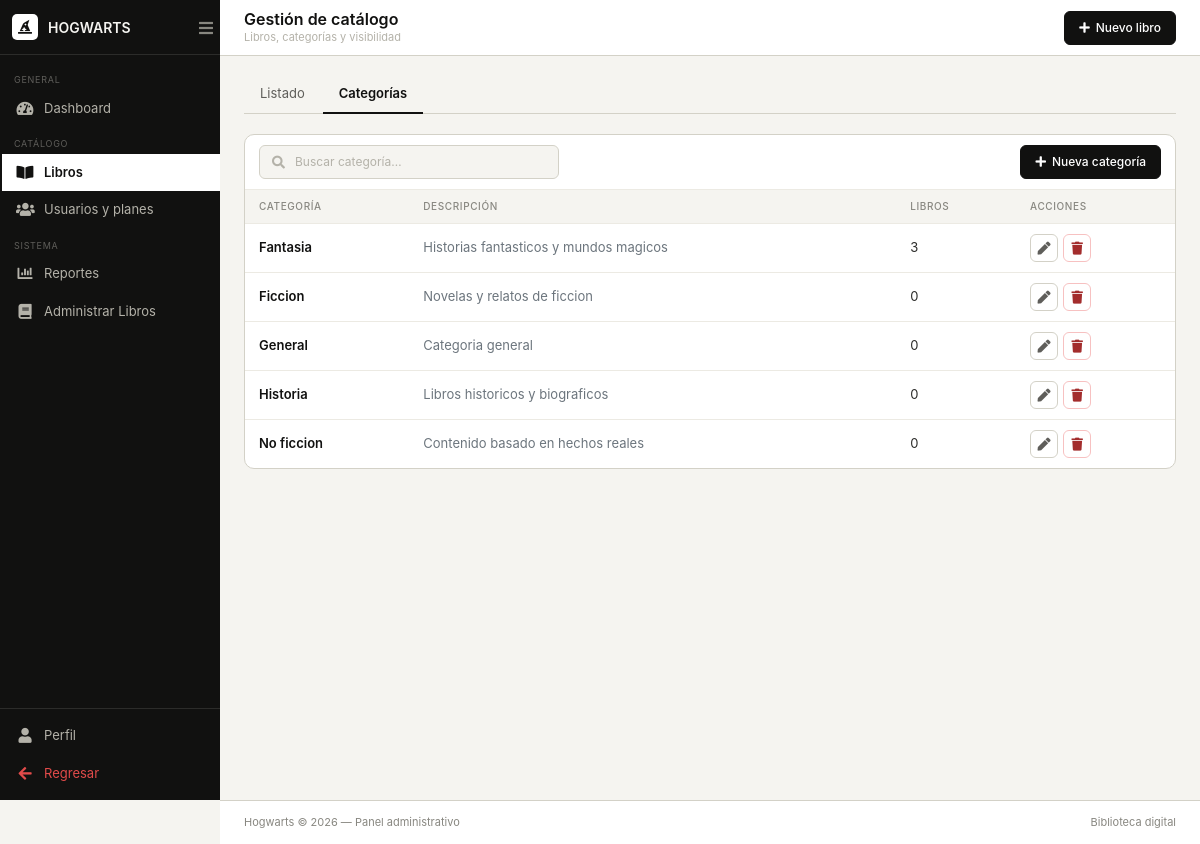
Screenshot of /src/views/admin/catalogo.php?tab=categorias (signed in) with the database file from the repository.
### tables this page shows
CREATE TABLE IF NOT EXISTS categorias (
    id_categoria INT AUTO_INCREMENT PRIMARY KEY,
    nombre VARCHAR(150) NOT NULL UNIQUE,
    descripcion TEXT NULL
);

### src/models/Database.php (called while the page is built, shortened)
<?php
class Database
{
    private static ?PDO $connection = null;
    public static function getConnection(): PDO
    {
        if (self::$connection instanceof PDO) {
            return self::$connection;
        }
        $host = getenv('DB_HOST') ?: '127.0.0.1';
        $port = getenv('DB_PORT') ?: '3306';
        $dbname = getenv('DB_NAME') ?: 'biblioteca_digital';
        $user = getenv('DB_USER') ?: 'root';
        $pass = getenv('DB_PASS') ?: '';
        $hostsToTry = array_unique([$host, '127.0.0.1', 'localhost']);
        foreach ($hostsToTry as $candidateHost) {
            $dsn = "mysql:host={$candidateHost};port={$port};dbname={$dbname};charset=utf8mb4";
            try {
                self::$connection = new PDO($dsn, $user, $pass, [
                    PDO::ATTR_ERRMODE => PDO::ERRMODE_EXCEPTION,
                    PDO::ATTR_DEFAULT_FETCH_MODE => PDO::FETCH_ASSOC,
                ]);
                return self::$connection;
            } catch (PDOException $exception) {
                $lastException = $exception;
            }
        }
        $message = 'No se pudo conectar a MySQL. Verifica DB_HOST, DB_PORT, DB_NAME, DB_USER y DB_PASS.';
        throw new RuntimeException($message);
    }
}

### src/controllers/Catalogocontroller.php (called while the page is built, shortened)
<?php
require_once __DIR__ . '/../models/Catalogomodel.php';
class CatalogoController
{
    private CatalogoModel $model;
    public function __construct()
    {
        $this->model = new CatalogoModel();
    }
    public function handle(): array
    {
        $tab    = $_GET['tab'] ?? 'listado';
        $search      = trim((string) ($_GET['q'] ?? ''));
        $categoriaId = (int) ($_GET['cat'] ?? 0);
        $tipo        = trim((string) ($_GET['tipo'] ?? ''));
        $libroEditar = null;
        $catEditar = null;
        $editCatId = (int) ($_GET['edit_cat'] ?? 0);
        return [
            'tab'             => $tab,
            'libros'          => $this->model->getAllBooks($search, $categoriaId, $tipo),
            'categorias'      => $this->model->getCategoryOptions(),
            'catList'         => $this->model->getAllCategories(),
            'libroEditar'     => $libroEditar,
            'catEditar'       => $catEditar,
            'flash'           => $this->consumeFlash(),
            'filterSearch'    => $search,
            'filterCatId'     => $categoriaId,
            'filterTipo'      => $tipo,
        ];
    }
    private function consumeFlash(): ?array
    {
        if (!isset($_SESSION['catalogo_flash'])) {
            return null;
        }
        $flash = $_SESSION['catalogo_flash'];
        return $flash;
    }
}

### src/models/Catalogomodel.php (called while the page is built, shortened)
<?php
require_once __DIR__ . '/Database.php';
class CatalogoModel
{
    private PDO $db;
    public function __construct()
    {
        $this->db = Database::getConnection();
    }
    public function getAllBooks(string $search = '', int $categoriaId = 0, string $tipo = ''): array
    {
        $conditions = ['1=1'];
        $params = [];
        $where = implode(' AND ', $conditions);
        $stmt = $this->db->prepare(
            "SELECT l.*, c.nombre AS categoria_nombre
             FROM libros l
             INNER JOIN categorias c ON c.id_categoria = l.id_categoria
             WHERE {$where}
             ORDER BY l.id_libro DESC"
        );
        $stmt->execute($params);
        return $stmt->fetchAll();
    }
    public function getAllCategories(string $search = ''): array
    {
        $where = '';
        $params = [];
        $stmt = $this->db->prepare(
            "SELECT
                c.id_categoria,
                c.nombre,
                c.descripcion,
                COUNT(l.id_libro) AS total_libros
             FROM categorias c
             LEFT JOIN libros l ON l.id_categoria = c.id_categoria
             {$where}
             GROUP BY c.id_categoria, c.nombre, c.descripcion
             ORDER BY c.nombre ASC"
        );
        $stmt->execute($params);
        return $stmt->fetchAll();
    }
    public function getCategoryOptions(): array
    {
        $stmt = $this->db->query(
            'SELECT id_categoria, nombre FROM categorias ORDER BY nombre ASC'
        );
        return $stmt->fetchAll();
    }
}

### src/views/admin/catalogo.php (the view, shortened to what this page needs)
<?php
require_once __DIR__ . '/../../controllers/Catalogocontroller.php';
try {
    $controller = new CatalogoController();
    $data       = $controller->handle();
} catch (Throwable $e) {
    http_response_code(500);
    echo '<p style="color:red;padding:20px">Error al cargar el catálogo: '
        . htmlspecialchars($e->getMessage()) . '</p>';
    exit();
}
$tab          = $data['tab'];
$catList      = $data['catList'];
include __DIR__ . '/../layouts/sidebar.php';
?>
<div class="admin-topbar">
    <div>
        <h1 class="topbar-title">Gestión de catálogo</h1>
        <p class="topbar-sub">Libros, categorías y visibilidad</p>
    </div>
    <div class="topbar-actions">
        <?php if ($tab !== 'form'): ?>
        <button type="button" class="btn-admin btn-admin--primary" id="btnNuevoLibro">
            <i class="fas fa-plus"></i> Nuevo libro
        </button>
        <?php endif; ?>
    </div>
</div>
<div class="admin-content">
    <div class="admin-tabs">
        <a href="?tab=listado"    class="admin-tab <?= $tab === 'listado'    ? 'active' : '' ?>">Listado</a>
        <a href="?tab=categorias" class="admin-tab <?= $tab === 'categorias' ? 'active' : '' ?>">Categorías</a>
    </div>
    <?php if ($tab === 'categorias'): ?>
    <div class="admin-card">
        <div class="admin-card__toolbar">
            <div class="search-box">
                <i class="fas fa-search"></i>
                <input type="text" id="buscadorCat" placeholder="Buscar categoría…">
            </div>
            <button type="button" class="btn-admin btn-admin--primary ml-auto" id="btnNuevaCat">
                <i class="fas fa-plus"></i> Nueva categoría
            </button>
        </div>
        <div class="table-responsive">
            <table class="admin-table" id="tablaCats">
                <thead>
                    <tr>
                        <th>Categoría</th>
                        <th>Descripción</th>
                        <th>Libros</th>
                        <th>Acciones</th>
                    </tr>
                </thead>
                <tbody>
                <?php if (empty($catList)): ?>
                    <tr>
                        <td colspan="4" style="text-align:center;padding:32px;color:#888;">
                            No hay categorías registradas.
                        </td>
                    </tr>
                <?php else: ?>
                    <?php foreach ($catList as $cat): ?>
                    <tr>
                        <td><div class="book-name"><?= htmlspecialchars($cat['nombre']) ?></div></td>
                        <td class="text-secondary" style="font-size:13px;">
                            <?= htmlspecialchars($cat['descripcion'] ?? '—') ?>
                        </td>
                        <td><?= (int)$cat['total_libros'] ?></td>
                        <td>
                            <div class="action-btns">
                                <button type="button"
                                        class="action-btn btn-edit-cat"
                                        title="Editar"
                                        data-id="<?= (int)$cat['id_categoria'] ?>"
                                        data-nombre="<?= htmlspecialchars($cat['nombre'], ENT_QUOTES) ?>"
                                        data-descripcion="<?= htmlspecialchars($cat['descripcion'] ?? '', ENT_QUOTES) ?>">
                                    <i class="fas fa-pen"></i>
                                </button>
                                <form method="POST" style="display:inline"
                                      onsubmit="return confirm('¿Eliminar la categoría «<?= htmlspecialchars(addslashes($cat['nombre'])) ?>»?')">
                                    <button type="submit"
                                            class="action-btn action-btn--danger"
                                            title="Eliminar"
                                            <?= (int)$cat['total_libros'] > 0 ? 'disabled title="Tiene libros asociados"' : '' ?>>
                                        <i class="fas fa-trash"></i>
                                    </button>
                                </form>
                            </div>
                        </td>
                    </tr>
                    <?php endforeach; ?>
                <?php endif; ?>
                </tbody>
            </table>
        </div>
    </div>
    <?php endif; ?>
</div>
<?php include __DIR__ . '/../layouts/footer.php'; ?>

### src/views/admin/catalogo.php (style rules this page uses)
#buscadorCat { width: 100%; }

### rows the page displays
categorias: nombre "Fantasia", descripcion "Historias fantasticos y mundos magicos", total_libros "3"
categorias: nombre "Ficcion", descripcion "Novelas y relatos de ficcion", total_libros "0"
categorias: nombre "General", descripcion "Categoria general", total_libros "0"
categorias: nombre "Historia", descripcion "Libros historicos y biograficos", total_libros "0"
categorias: nombre "No ficcion", descripcion "Contenido basado en hechos reales", total_libros "0"
